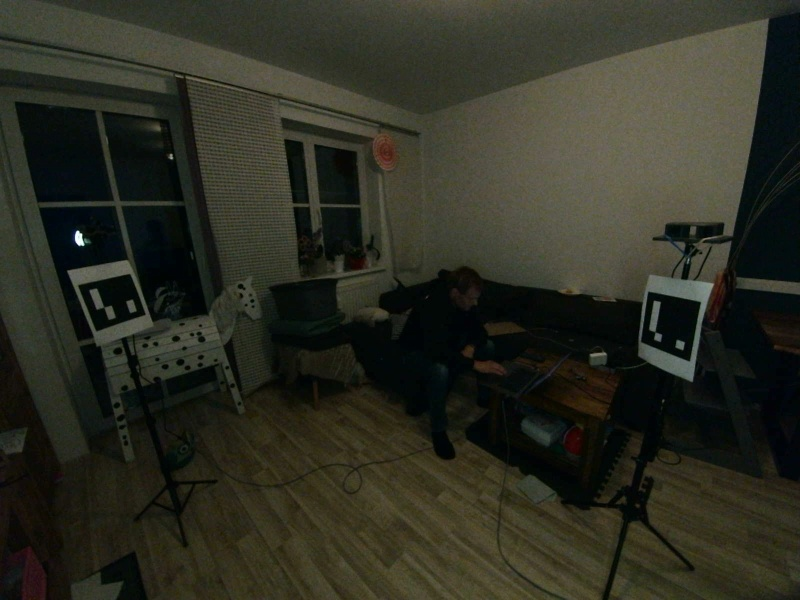
#> input picture elp1_test.jpg, 800 x 600 px, given in place of the camera
$ python test_person_delta_and_live_view.py   (older library calls are emulated)
#> lines starting #> are read from the running program, lines starting #| are printed output that depends on the picture; after the words box and inside, x2 and y2 are one past the last pixel; in counts of white or black regions, pixels touching at a corner belong together
import cv2
import yaml
import time
import numpy as np
from pathlib import Path

BASE = Path.home() / "anthro3d"
COUNTDOWN_SECONDS = 5
FOREGROUND_Z_DELTA_M = 0.25

ROLE_DIMS = {
    "OV9281 L": (1280, 800),
    "OV9281 R": (1280, 800),
    "ELP2": (2560, 720),
    "ELP1": (2560, 720),
}

RIGS = [
    ("OV9281", "dual", ("OV9281 L", "OV9281 R"), "stereo_config_ov9281.yaml", None),
    ("ELP2", "sbs", ("ELP2",), "stereo_config.yaml", "elp2"),
    ("ELP1", "sbs", ("ELP1",), "stereo_config_elp1.yaml", None),
]

MAP_CACHE = {}

def load_yaml(path):
    p = Path(path)
    if not p.exists():
        raise RuntimeError(f"Datei fehlt: {p}")
    return yaml.safe_load(p.read_text()) or {}

def camera_roles():
    cfg = load_yaml(BASE / "config.yaml")
    out = {}
    for cam in cfg.get("cameras", {}).get("tracking", []):
        if cam.get("enabled"):
            out[cam.get("name")] = int(cam.get("device_index"))
    return out

def print_roles(roles):
    print("Kamera-Rollen aus config.yaml")
    print("=============================")
    for name, idx in roles.items():
        print(f"{name}: Index {idx}")
    print("")

def load_elp2_scale():
    p = BASE / "aruco_state" / "elp2_id3_id30_board_calibration.yaml"
    if not p.exists():
        return None
    d = yaml.safe_load(p.read_text()) or {}
    v = d.get("scale_median")
    if v is None:
        return None
    return float(v)

def open_caps(roles):
    caps = {}
    for name, idx in roles.items():
        w, h = ROLE_DIMS.get(name, (1280, 720))
        cap = cv2.VideoCapture(idx)
        cap.set(cv2.CAP_PROP_FRAME_WIDTH, w)
        cap.set(cv2.CAP_PROP_FRAME_HEIGHT, h)
        if cap.isOpened():
            caps[name] = cap
        else:
            print(f"WARNUNG: {name} Index {idx} konnte nicht geoeffnet werden")
    return caps

def release_caps(caps):
    for cap in caps.values():
        cap.release()

def read_frames(caps):
    frames = {}
    for name, cap in caps.items():
        ok, frame = cap.read()
        if ok and frame is not None:
            frames[name] = frame
    return frames

def split_sbs(frame):
    h, w = frame.shape[:2]
    m = w // 2
    return frame[:, :m].copy(), frame[:, m:].copy()

def maps_for(cfg_file, size):
    key = (cfg_file, size)
    if key in MAP_CACHE:
        return MAP_CACHE[key]
    cfg = load_yaml(BASE / cfg_file)
    K_l = np.array(cfg["camera_matrix_l"], dtype=np.float64)
    d_l = np.array(cfg["dist_l"], dtype=np.float64)
    K_r = np.array(cfg["camera_matrix_r"], dtype=np.float64)
    d_r = np.array(cfg["dist_r"], dtype=np.float64)
    R = np.array(cfg["R"], dtype=np.float64)
    T = np.array(cfg["T"], dtype=np.float64).reshape(3, 1)
    R1, R2, P1, P2, Q, _, _ = cv2.stereoRectify(K_l, d_l, K_r, d_r, size, R, T, flags=cv2.CALIB_ZERO_DISPARITY, alpha=0)
    ml1, ml2 = cv2.initUndistortRectifyMap(K_l, d_l, R1, P1, size, cv2.CV_32FC1)
    mr1, mr2 = cv2.initUndistortRectifyMap(K_r, d_r, R2, P2, size, cv2.CV_32FC1)
    MAP_CACHE[key] = (ml1, ml2, mr1, mr2, Q)
    return MAP_CACHE[key]

def compute_depth(left, right, cfg_file):
    size = (left.shape[1], left.shape[0])
    ml1, ml2, mr1, mr2, Q = maps_for(cfg_file, size)
    gl = cv2.cvtColor(left, cv2.COLOR_BGR2GRAY)
    gr = cv2.cvtColor(right, cv2.COLOR_BGR2GRAY)
    rl = cv2.remap(gl, ml1, ml2, cv2.INTER_LINEAR)
    rr = cv2.remap(gr, mr1, mr2, cv2.INTER_LINEAR)
    stereo = cv2.StereoSGBM_create(
        minDisparity=0,
        numDisparities=128,
        blockSize=5,
        P1=8 * 5 * 5,
        P2=32 * 5 * 5,
        disp12MaxDiff=1,
        uniquenessRatio=8,
        speckleWindowSize=80,
        speckleRange=2,
        preFilterCap=31,
        mode=cv2.STEREO_SGBM_MODE_SGBM_3WAY,
    )
    disp = stereo.compute(rl, rr).astype(np.float32) / 16.0
    pts = cv2.reprojectImageTo3D(disp, Q)
    valid = np.isfinite(pts).all(axis=2) & (disp > 1.0)
    z = pts[:, :, 2]
    valid = valid & (z > 0.25) & (z < 5.0)
    return disp, pts, valid

def rig_depth(name, mode, roles, cfg_file, frames):
    if mode == "dual":
        l_name, r_name = roles
        if l_name not in frames or r_name not in frames:
            return None
        left = frames[l_name]
        right = frames[r_name]
    else:
        role = roles[0]
        if role not in frames:
            return None
        left, right = split_sbs(frames[role])
    disp, pts, valid = compute_depth(left, right, cfg_file)
    return disp, pts, valid, left, right

def depth_vis(disp, valid):
    if disp is None or valid is None or not valid.any():
        return np.zeros((540, 960, 3), dtype=np.uint8)
    d = disp.copy()
    d[~valid] = 0
    mx = np.percentile(d[valid], 95)
    if mx <= 0:
        mx = 1
    v = np.clip(d / mx * 255, 0, 255).astype(np.uint8)
    return cv2.applyColorMap(v, cv2.COLORMAP_TURBO)

def raw_grid(frames, roles):
    tiles = []
    for name in roles.keys():
        img = frames.get(name)
        if img is None:
            img = np.zeros((270, 480, 3), dtype=np.uint8)
        tile = cv2.resize(img, (480, 270))
        cv2.rectangle(tile, (0, 0), (480, 42), (0, 0, 0), -1)
        cv2.putText(tile, name, (15, 30), cv2.FONT_HERSHEY_SIMPLEX, 0.9, (0, 255, 0), 2)
        tiles.append(tile)
    while len(tiles) % 2 != 0:
        tiles.append(np.zeros((270, 480, 3), dtype=np.uint8))
    rows = []
    for i in range(0, len(tiles), 2):
        rows.append(np.hstack([tiles[i], tiles[i + 1]]))
    return np.vstack(rows)

def countdown(text):
    print(text)
    for i in range(COUNTDOWN_SECONDS, 0, -1):
        print(f"{i}...")
        time.sleep(1.0)
    print("Aufnahme.")
    print("")

def summarize_points(name, pts, valid, scale=None):
    count = int(valid.sum())
    if count < 100:
        print(f"{name}: points={count} STATUS=ZU_WENIG")
        return
    p = pts[valid]
    if scale is not None:
        p = p * scale
    x = p[:, 0] * 100
    y = p[:, 1] * 100
    z = p[:, 2] * 100
    print(f"{name}: points={count}")
    print(f"  x_cm median={np.median(x):.1f} min={np.percentile(x,5):.1f} max={np.percentile(x,95):.1f}")
    print(f"  y_cm median={np.median(y):.1f} min={np.percentile(y,5):.1f} max={np.percentile(y,95):.1f}")
    print(f"  z_cm median={np.median(z):.1f} min={np.percentile(z,5):.1f} max={np.percentile(z,95):.1f}")

def capture_all_depths(caps, roles, elp2_scale):
    frames = read_frames(caps)
    out = {}
    for rig_name, mode, rig_roles, cfg_file, scale_key in RIGS:
        r = rig_depth(rig_name, mode, rig_roles, cfg_file, frames)
        if r is None:
            print(f"{rig_name}: keine Frames")
            continue
        disp, pts, valid, left, right = r
        scale = elp2_scale if scale_key == "elp2" else None
        summarize_points(rig_name, pts, valid, scale=scale)
        out[rig_name] = {
            "disp": disp,
            "pts": pts,
            "valid": valid,
            "left": left,
            "right": right,
        }
    return frames, out

def show_before_after(before, after):
    for name in after.keys():
        if name not in before:
            continue
        b = before[name]
        a = after[name]
        za = a["pts"][:, :, 2]
        zb = b["pts"][:, :, 2]
        va = a["valid"]
        vb = b["valid"]
        both = va & vb & np.isfinite(za) & np.isfinite(zb)
        dz = np.zeros_like(za, dtype=np.float32)
        dz[both] = zb[both] - za[both]
        fg = both & (dz > FOREGROUND_Z_DELTA_M)
        print(f"{name}: foreground_points={int(fg.sum())}")
        after_vis = depth_vis(a["disp"], va)
        fg_vis = after_vis.copy()
        mask = cv2.resize(fg.astype(np.uint8) * 255, (after_vis.shape[1], after_vis.shape[0]))
        fg_vis[mask > 0] = (0, 255, 255)
        cv2.imshow(name + " depth after", cv2.resize(after_vis, (960, 540)))
        cv2.imshow(name + " foreground delta", cv2.resize(fg_vis, (960, 540)))

def live_loop(caps, roles, elp2_scale):
    print("")
    print("Live-Ansicht gestartet. q im Fenster beendet.")
    while True:
        frames = read_frames(caps)
        if frames:
            cv2.imshow("ACTIVE CAMERA RAW VIEW", raw_grid(frames, roles))
        for rig_name, mode, rig_roles, cfg_file, scale_key in RIGS:
            r = rig_depth(rig_name, mode, rig_roles, cfg_file, frames)
            if r is None:
                continue
            disp, pts, valid, left, right = r
            vis = depth_vis(disp, valid)
            cv2.imshow(rig_name + " live depth", cv2.resize(vis, (960, 540)))
        key = cv2.waitKey(80) & 0xFF
        if key == ord("q"):
            break

def main():
    print("")
    print("ANTHRO3D Person-Differenz und Live-Punktewolkenansicht")
    print("Diese Diagnose veraendert keine Kalibrierdateien.")
    print("")
    roles = camera_roles()
    print_roles(roles)
    elp2_scale = load_elp2_scale()
    if elp2_scale is not None:
        print(f"ELP2 lokale Skalenkorrektur geladen: {elp2_scale:.4f}")
        print("")
    caps = open_caps(roles)
    if not caps:
        raise RuntimeError("Keine Kameras geoeffnet")
    try:
        countdown("Leerraum-Aufnahme in 5 Sekunden. Bitte aus dem Messbereich gehen.")
        print("Leerraum")
        base_frames, base_depths = capture_all_depths(caps, roles, elp2_scale)
#> the loop in read_frames, `for name, cap in caps.items():` made 4 passes
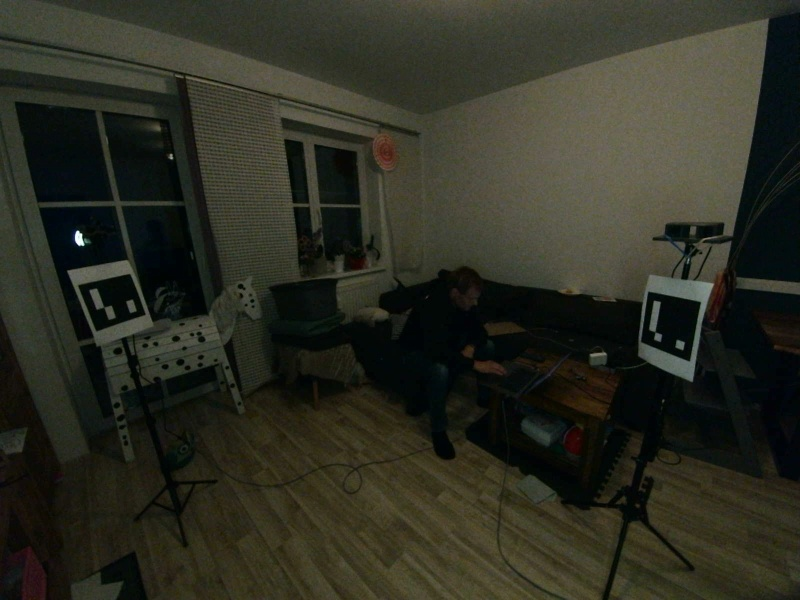
#> input picture elp1_test.jpg, 800 x 600 px, given in place of the camera
#> after the loop in read_frames, `for name, cap in caps.items():`: frames = 4 items
#> the loop in capture_all_depths, `for rig_name, mode, rig_roles, cfg_file, scale_key in RIGS:` made 3 passes
#> count in summarize_points on passes 1 to 3: 48528, 38722, 27623
#| OV9281: points=48528
#|   x_cm median=-67.9 min=-160.0 max=3.4
#|   y_cm median=-59.2 min=-118.3 max=31.3
#|   z_cm median=255.2 min=81.4 max=481.3
#| ELP2: points=38722
#|   x_cm median=-26.7 min=-276.1 max=-22.1
#|   y_cm median=-19.9 min=-168.3 max=-5.3
#|   z_cm median=24.8 min=23.4 max=303.0
#| ELP1: points=27623
#|   x_cm median=-42.3 min=-326.4 max=-29.5
#> (further printed lines are left out)
#> after the loop in capture_all_depths, `for rig_name, mode, rig_roles, cfg_file, scale_key in RIGS:`: out = 3 items
#> base_frames = 4 items; base_depths = 3 items
        print("")
        countdown("Person-Aufnahme in 5 Sekunden. Jetzt zwischen die Kameras stellen.")
        print("Mit Person")
        person_frames, person_depths = capture_all_depths(caps, roles, elp2_scale)
#> the loop in read_frames (call 2), `for name, cap in caps.items():` made 4 passes
#> name on passes 1 to 4: 'OV9281 L', 'OV9281 R', 'ELP1', 'ELP2'
#> the loop in capture_all_depths (call 2), `for rig_name, mode, rig_roles, cfg_file, scale_key in RIGS:` made 3 passes
#| OV9281: points=48528
#|   x_cm median=-67.9 min=-160.0 max=3.4
#|   y_cm median=-59.2 min=-118.3 max=31.3
#|   z_cm median=255.2 min=81.4 max=481.3
#| ELP2: points=38722
#|   x_cm median=-26.7 min=-276.1 max=-22.1
#|   y_cm median=-19.9 min=-168.3 max=-5.3
#|   z_cm median=24.8 min=23.4 max=303.0
#| ELP1: points=27623
#|   x_cm median=-42.3 min=-326.4 max=-29.5
#> (further printed lines are left out)
#> pass 1, in compute_depth (call 4), `valid = valid & (z > 0.25) & (z < 5.0)`:
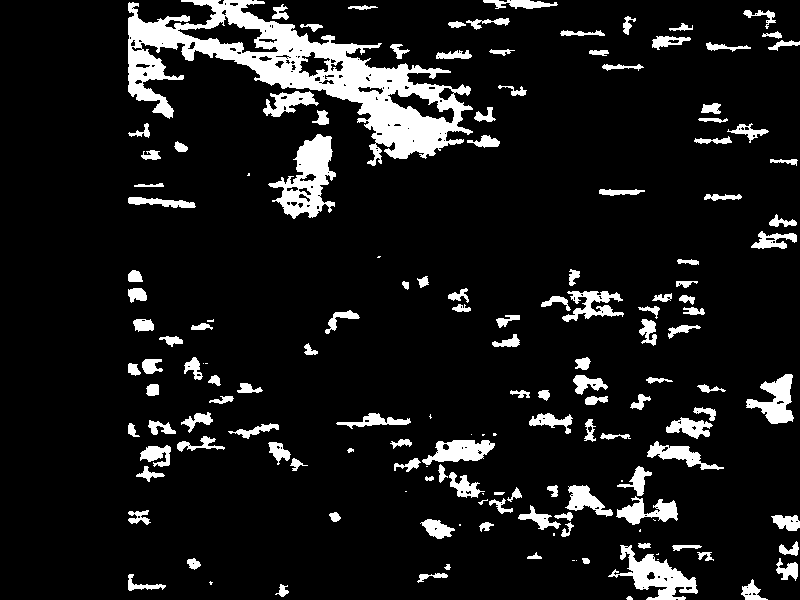
#> valid: shape (600, 800) bool; 10.1% white; 156 white regions (22 under 20 px), largest, box (x1, y1, x2, y2) and area: (128, 0, 473, 166) 17270, (268, 134, 336, 219) 2720, (608, 545, 698, 600) 1932
#> person_frames = 4 items; person_depths = 3 items
        print("")
        show_before_after(base_depths, person_depths)
#> the loop in show_before_after, `for name in after.keys():` made 3 passes
#> name on passes 1 to 3: 'OV9281', 'ELP2', 'ELP1'
#| OV9281: foreground_points=0
#| ELP2: foreground_points=0
#| ELP1: foreground_points=0
#> pass 1, in show_before_after, `cv2.imshow(name + " depth after", cv2.resize(after_vis, (960, 540)))`:
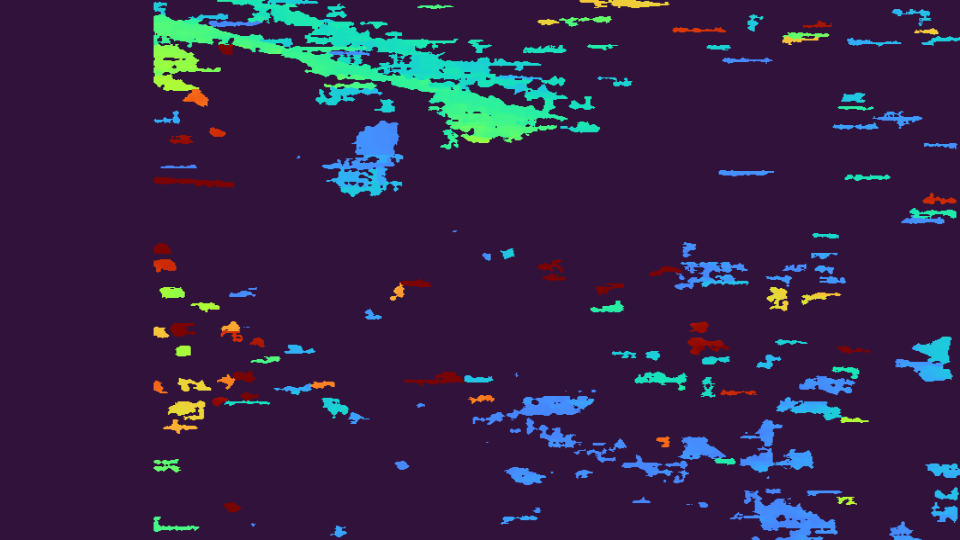
#> window 'OV9281 depth after': shape (540, 960, 3); mean B, G, R 70.6, 34.5, 50.8
#> after the loop in show_before_after, `for name in after.keys():`:
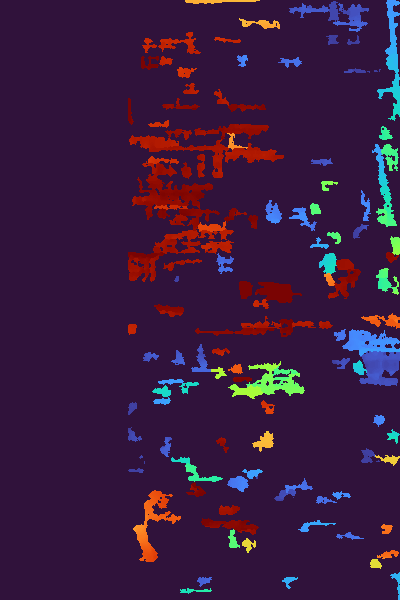
#> after_vis: shape (600, 400, 3); mean of channels 0, 1, 2 62.4, 26.5, 57.1; drawn as B, G, R
#> after the loop in show_before_after, `for name in after.keys():`: dz: shape (600, 400) float32; every value is 0
#> after the loop in show_before_after, `for name in after.keys():`: fg: shape (600, 400) bool; every value is 0
#> after the loop in show_before_after, `for name in after.keys():`:
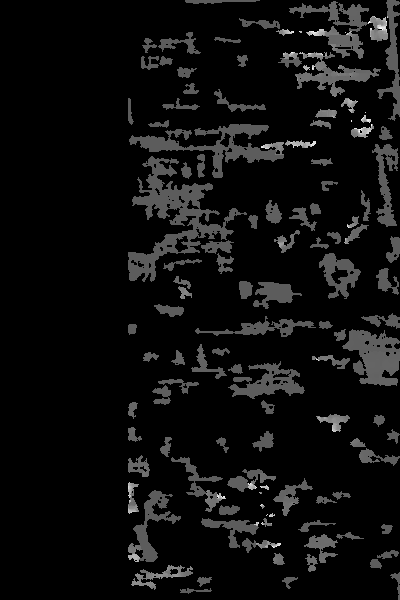
#> za: shape (600, 400) float32; 0.58% of the values are NaN or infinite; the others: min -37.17, max 66.09, mean -31.3; drawn with min black, max white, NaN and infinite black
        print("")
        print("Differenzfenster pruefen. q startet danach die Live-Ansicht.")
        while True:
            key = cv2.waitKey(80) & 0xFF
#> (key q is pressed here)
            if key == ord("q"):
                break
        cv2.destroyAllWindows()
        live_loop(caps, roles, elp2_scale)
#> in live_loop, `frames = read_frames(caps)`: frames = 4 items
#> in raw_grid, img is the input picture: shape (600, 800, 3); mean B, G, R 34.8, 46.2, 45.3
#> after the loop in raw_grid, `for name in roles.keys():`:
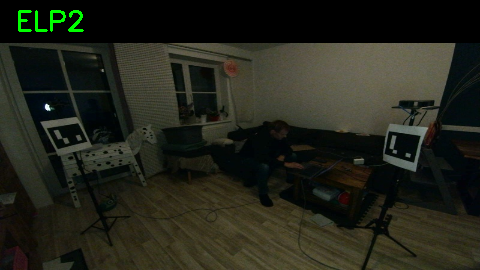
#> tile: shape (270, 480, 3); mean B, G, R 26.4, 36.7, 35
#> the loop in raw_grid, `for i in range(0, len(tiles), 2):` made 2 passes
#> after the loop in raw_grid, `for i in range(0, len(tiles), 2):`: rows = 2 items
#> in raw_grid, `return np.vstack(rows)`:
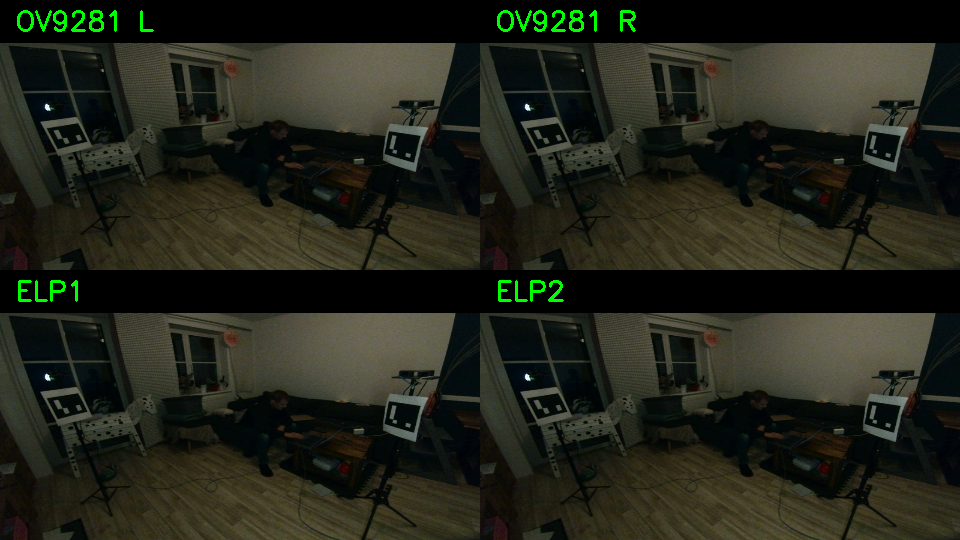
#> returned value: shape (540, 960, 3); mean of channels 0, 1, 2 26.4, 37.1, 35; drawn as B, G, R
#> the loop in live_loop, `for rig_name, mode, rig_roles, cfg_file, scale_key in RIGS:` made 3 passes
#> after the loop in live_loop, `for rig_name, mode, rig_roles, cfg_file, scale_key in RIGS:`:
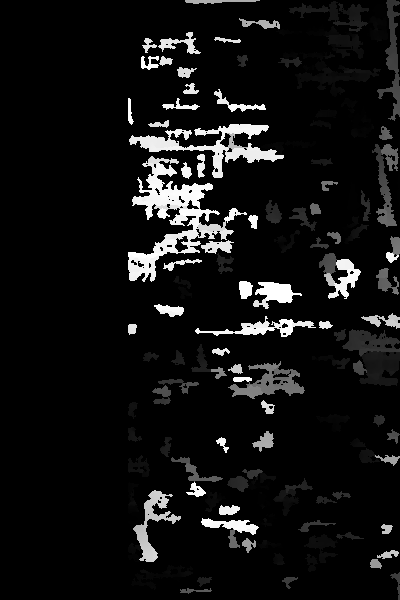
#> disp: shape (600, 400) float32; min -1, max 127, mean 8.2; drawn with min black and max white
#> (key q is pressed here)
    finally:
        release_caps(caps)
#> the loop in release_caps, `for cap in caps.values():` made 4 passes
        cv2.destroyAllWindows()
    print("Fertig.")

if __name__ == "__main__":
    main()
